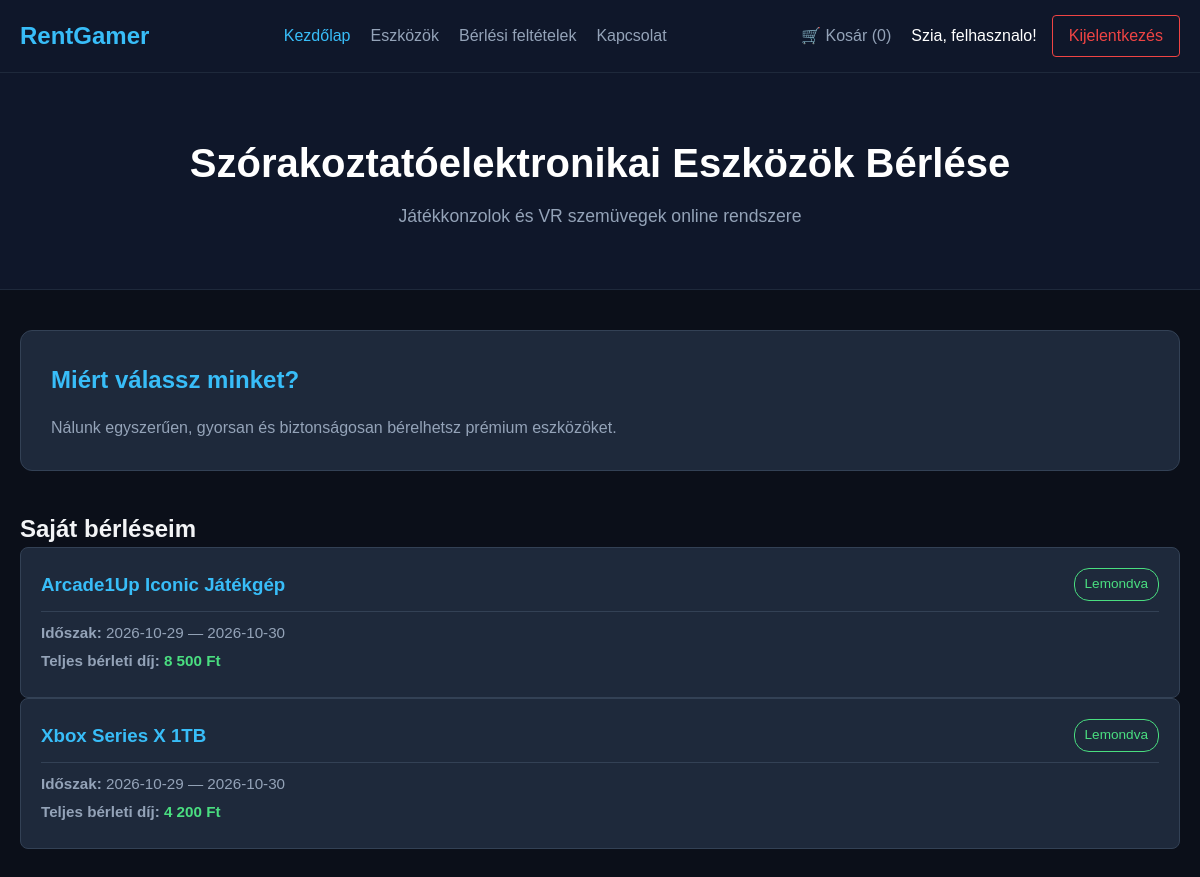
Page /index.php (signed in) on the committed database.
### tables this page shows
CREATE TABLE `rentals` (
  `id` int(11) NOT NULL,
  `user_id` int(11) NOT NULL,
  `product_id` int(11) NOT NULL,
  `start_date` date NOT NULL,
  `end_date` date NOT NULL,
  `total_price` int(11) NOT NULL,
  `status` varchar(50) DEFAULT 'Feldolgozás alatt',
  `created_at` timestamp NOT NULL DEFAULT current_timestamp()
);

CREATE TABLE `products` (
  `id` int(11) NOT NULL,
  `name` varchar(150) NOT NULL,
  `category` varchar(50) NOT NULL,
  `description` text DEFAULT NULL,
  `price_per_day` int(11) NOT NULL,
  `image_url` varchar(255) NOT NULL,
  `stock` int(11) DEFAULT 1
);

### index.php (the view, shortened to what this page needs)
<?php
require_once 'db.php';
$darab = count($_SESSION['kosar']);
$belepve = isset($_SESSION['user_id']);
$is_admin_user = false;
if ($belepve) {
    $user_id = $_SESSION['user_id'];
    $stmt = $db->prepare("SELECT r.*, p.name AS termek_nev FROM rentals r JOIN products p ON r.product_id = p.id WHERE r.user_id = ? ORDER BY r.created_at DESC");
    $stmt->bind_param("i", $user_id);
    $stmt->execute();
    $rental_result = $stmt->get_result();
}
?>
<!DOCTYPE html>
<html lang="hu">
<head>
    <link rel="stylesheet" href="css/global.css?v=2">
    <link rel="stylesheet" href="css/home.css">
</head>
<body>
<nav class="navbar">
    <div class="nav-container">
        <a href="index.php" class="nav-logo">RentGamer</a>
        <ul class="nav-menu">
            <li><a href="index.php" class="active">Kezdőlap</a></li>
            <li><a href="eszkozok.php">Eszközök</a></li>
            <li><a href="feltetelek.php">Bérlési feltételek</a></li>
            <li><a href="kapcsolat.php">Kapcsolat</a></li>
        </ul>
        <div class="nav-auth">
            <a href="kosar.php" class="btn-cart">🛒 Kosár (<?php echo $darab; ?>)</a>
            <?php if ($belepve): ?>
                <?php if ($is_admin_user): ?>
                    <span class="nav-user-name" style="color: #f59e0b; font-weight: bold;">🛠️ Admin: <?php echo htmlspecialchars($_SESSION['user_name']); ?></span>
                <?php else: ?>
                    <span class="nav-user-name">Szia, <?php echo htmlspecialchars($_SESSION['user_name']); ?>!</span>
                <?php endif; ?>
                <a href="logout.php" class="btn-logout">Kijelentkezés</a>
            <?php else: ?>
                <a href="login.php" class="btn-login">Bejelentkezés</a>
            <?php endif; ?>
        </div>
    </div>
</nav>
<header>
    <h1>Szórakoztatóelektronikai Eszközök Bérlése</h1>
    <p>Játékkonzolok és VR szemüvegek online rendszere</p>
</header>
<div class="container">
    <div class="welcome-box">
        <h2>Miért válassz minket?</h2>
        <p>Nálunk egyszerűen, gyorsan és biztonságosan bérelhetsz prémium eszközöket.</p>
    </div>
    <?php if ($belepve): ?>
        <h2 class="rental-list-title">Saját bérléseim</h2>
        <?php if ($rental_result && $rental_result->num_rows > 0): ?>
            <?php while ($berles = $rental_result->fetch_assoc()): ?>
                <div class="rental-status-card">
                    <div class="rental-header">
                        <h3 class="rental-card-title"><?php echo htmlspecialchars($berles['termek_nev']); ?></h3>
                        <span class="rental-badge"><?php echo htmlspecialchars($berles['status']); ?></span>
                    </div>
                    <div class="rental-card-details">
                        <p><strong>Időszak:</strong> <?php echo htmlspecialchars($berles['start_date']); ?> — <?php echo htmlspecialchars($berles['end_date']); ?></p>
                        <p><strong>Teljes bérleti díj:</strong> <span class="rental-total-highlight"><?php echo number_format($berles['total_price'], 0, ',', ' '); ?> Ft</span></p>
                    </div>
                </div>
            <?php endwhile; ?>
        <?php else: ?>
            <p class="rental-card-details">Még nem adtál le bérlési igényt.</p>
        <?php endif; ?>
    <?php endif; ?>
</div>
</body>
</html>

### css/global.css (style rules this page uses)
* { box-sizing: border-box; margin: 0; padding: 0; }
body { background-color: #0b0f19; color: #f3f4f6; font-family: sans-serif; line-height: 1.5; }
.navbar { background-color: #0f172a; border-bottom: 1px solid #1e293b; padding: 15px 0; }
.nav-container { max-width: 1200px; margin: 0 auto; padding: 0 20px; display: flex; justify-content: space-between; align-items: center; }
.nav-logo { color: #38bdf8; font-size: 1.5rem; font-weight: bold; text-decoration: none; }
.nav-menu { display: flex; list-style: none; gap: 20px; }
.nav-menu a { color: #94a3b8; text-decoration: none; transition: color 0.2s; }
.nav-menu a:hover, .nav-menu a.active { color: #38bdf8; }
.nav-auth { display: flex; align-items: center; }
.btn-cart { color: #94a3b8; text-decoration: none; margin-right: 20px; transition: color 0.2s; }
header { background-color: #0f172a; padding: 60px 0; text-align: center; border-bottom: 1px solid #1e293b; }
header h1 { font-size: 2.5rem; color: #fff; margin-bottom: 10px; }
header p { color: #94a3b8; font-size: 1.1rem; }
.container { max-width: 1200px; margin: 40px auto; padding: 0 20px; }
.welcome-box { background-color: #0f172a; border: 1px solid #1e293b; padding: 30px; border-radius: 8px; }
.welcome-box h2 { color: #fff; margin-bottom: 15px; }
.welcome-box p { color: #94a3b8; }
.nav-user-name { color: #fff; margin-right: 15px; }
.btn-logout, .btn-logout:link, .btn-logout:visited { border: 1px solid #ef4444 !important; color: #ef4444 !important; background: transparent !important; padding: 8px 16px; border-radius: 4px; font-weight: 500; text-decoration: none !important; transition: all 0.2s ease; display: inline-block; }
.rental-list-title { margin-top: 40px; }
.rental-card-title { margin: 0; color: #38bdf8; }
.rental-badge { background: #1e293b; color: #4ade80; padding: 5px 10px; border-radius: 15px; font-size: 0.85rem; border: 1px solid #4ade80; }
.rental-card-details { color: #94a3b8; font-size: 0.95rem; }
.rental-card-details p { margin: 5px 0; }
.rental-total-highlight { color: #4ade80; font-weight: bold; }

### css/home.css (style rules this page uses)
.welcome-box { background-color: #1e293b; border: 1px solid #334155; border-radius: 12px; padding: 30px; margin-bottom: 40px; line-height: 1.6; }
.welcome-box h2 { color: #38bdf8; margin-top: 0; }
.rental-status-card { background-color: #1e293b; border: 1px solid #334155; border-radius: 8px; padding: 20px; }
.rental-status-card:last-of-type { margin-bottom: 40px; }
.rental-header { display: flex; justify-content: space-between; align-items: center; border-bottom: 1px solid #334155; padding-bottom: 10px; margin-bottom: 10px; }
.rental-header h3 { margin: 0; color: #38bdf8; }

### rows in the picture
rentals: product.name "Arcade1Up Iconic Játékgép", status "Lemondva", start_date "2026-10-29", end_date "2026-10-30", total_price "8 500"
rentals: product.name "Xbox Series X 1TB", status "Lemondva", start_date "2026-10-29", end_date "2026-10-30", total_price "4 200"

### other values in the picture
$darab "0"
$_SESSION['user_name'] "felhasznalo"
